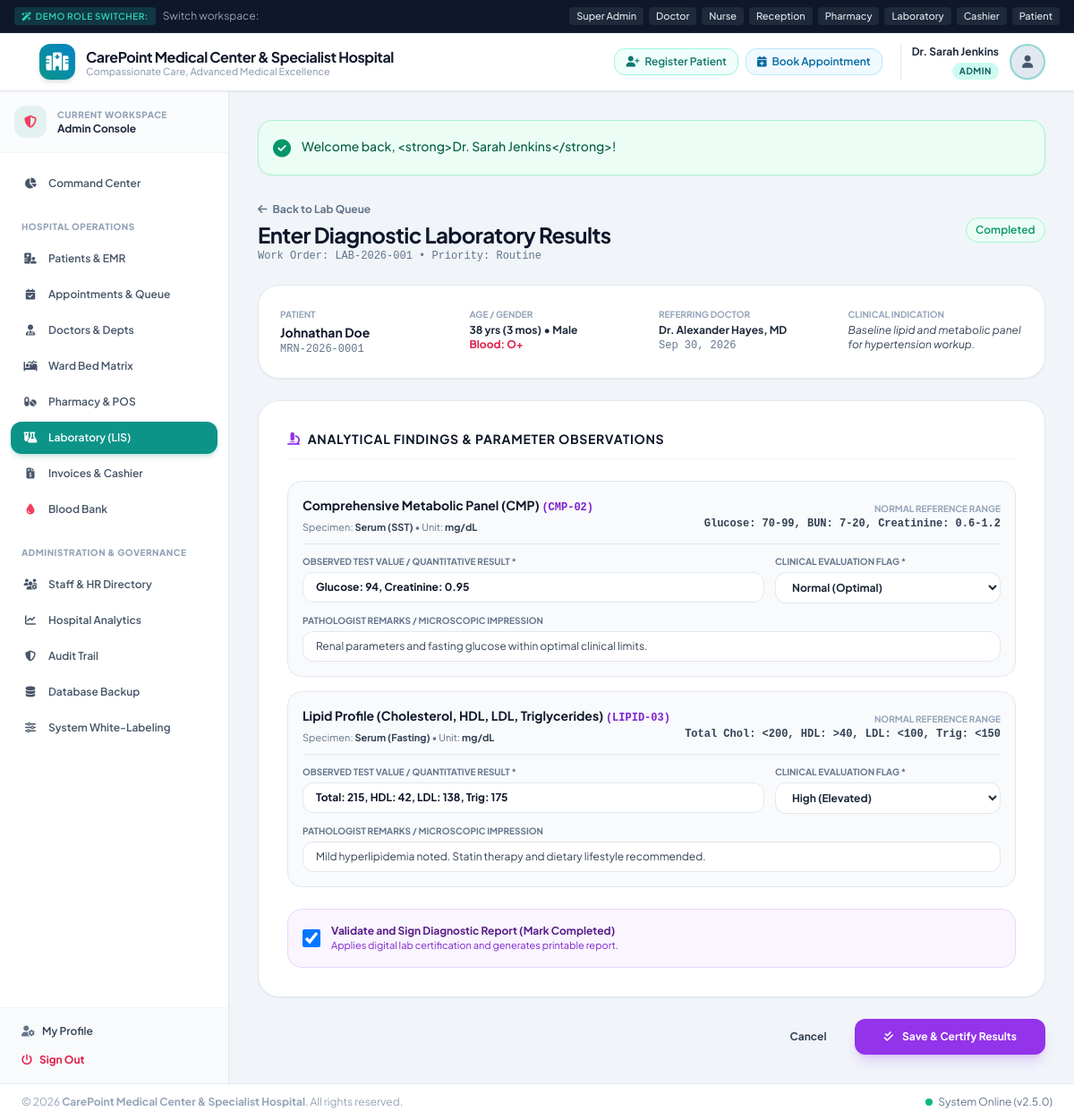
The page /modules/laboratory/enter_result.php?id=1 (signed in) on the database its author committed.
### tables this page shows
CREATE TABLE IF NOT EXISTS `lab_requests` (
  `id` INT AUTO_INCREMENT PRIMARY KEY,
  `request_number` VARCHAR(50) NOT NULL UNIQUE,
  `patient_id` INT NOT NULL,
  `doctor_id` INT NULL,
  `prescription_id` INT NULL,
  `requested_date` DATETIME NOT NULL,
  `status` ENUM('Pending', 'Sample Collected', 'In Progress', 'Completed', 'Cancelled') DEFAULT 'Pending',
  `priority` ENUM('Routine', 'Urgent', 'STAT') DEFAULT 'Routine',
  `clinical_notes` TEXT NULL,
  `total_amount` DECIMAL(10,2) DEFAULT 0.00,
  `payment_status` ENUM('Unpaid', 'Paid') DEFAULT 'Unpaid',
  `created_at` TIMESTAMP DEFAULT CURRENT_TIMESTAMP,
  FOREIGN KEY (`patient_id`) REFERENCES `patients`(`id`) ON DELETE CASCADE,
  FOREIGN KEY (`doctor_id`) REFERENCES `doctors`(`id`) ON DELETE SET NULL,
  FOREIGN KEY (`prescription_id`) REFERENCES `prescriptions`(`id`) ON DELETE SET NULL
);

CREATE TABLE IF NOT EXISTS `patients` (
  `id` INT AUTO_INCREMENT PRIMARY KEY,
  `user_id` INT NULL UNIQUE,
  `mrn` VARCHAR(50) NOT NULL UNIQUE,
  `full_name` VARCHAR(150) NOT NULL,
  `email` VARCHAR(120) NULL,
  `phone` VARCHAR(30) NOT NULL,
  `gender` ENUM('Male', 'Female', 'Other') NOT NULL,
  `date_of_birth` DATE NOT NULL,
  `blood_group` ENUM('A+', 'A-', 'B+', 'B-', 'O+', 'O-', 'AB+', 'AB-', 'Unknown') DEFAULT 'Unknown',
  `address` TEXT NULL,
  `emergency_contact_name` VARCHAR(150) NULL,
  `emergency_contact_phone` VARCHAR(30) NULL,
  `emergency_contact_relation` VARCHAR(60) NULL,
  `allergies` TEXT NULL,
  `chronic_diseases` TEXT NULL,
  `created_at` TIMESTAMP DEFAULT CURRENT_TIMESTAMP,
  `updated_at` TIMESTAMP DEFAULT CURRENT_TIMESTAMP ON UPDATE CURRENT_TIMESTAMP,
  FOREIGN KEY (`user_id`) REFERENCES `users`(`id`) ON DELETE SET NULL
);

CREATE TABLE IF NOT EXISTS `users` (
  `id` INT AUTO_INCREMENT PRIMARY KEY,
  `username` VARCHAR(60) NOT NULL UNIQUE,
  `password_hash` VARCHAR(255) NOT NULL,
  `full_name` VARCHAR(150) NOT NULL,
  `email` VARCHAR(120) NOT NULL UNIQUE,
  `phone` VARCHAR(30) NULL,
  `role` ENUM('admin', 'doctor', 'nurse', 'receptionist', 'pharmacist', 'lab_tech', 'accountant', 'patient') NOT NULL DEFAULT 'patient',
  `avatar` VARCHAR(255) NULL,
  `status` ENUM('active', 'inactive', 'suspended') NOT NULL DEFAULT 'active',
  `created_at` TIMESTAMP DEFAULT CURRENT_TIMESTAMP,
  `updated_at` TIMESTAMP DEFAULT CURRENT_TIMESTAMP ON UPDATE CURRENT_TIMESTAMP
);

CREATE TABLE IF NOT EXISTS `lab_request_items` (
  `id` INT AUTO_INCREMENT PRIMARY KEY,
  `lab_request_id` INT NOT NULL,
  `test_id` INT NOT NULL,
  `result_value` VARCHAR(255) NULL,
  `reference_range` VARCHAR(255) NULL,
  `unit` VARCHAR(50) NULL,
  `flag` ENUM('Normal', 'Low', 'High', 'Critical') DEFAULT 'Normal',
  `remarks` TEXT NULL,
  `tested_by` INT NULL,
  `tested_at` DATETIME NULL,
  FOREIGN KEY (`lab_request_id`) REFERENCES `lab_requests`(`id`) ON DELETE CASCADE,
  FOREIGN KEY (`test_id`) REFERENCES `lab_tests`(`id`) ON DELETE RESTRICT,
  FOREIGN KEY (`tested_by`) REFERENCES `users`(`id`) ON DELETE SET NULL
);

CREATE TABLE IF NOT EXISTS `lab_tests` (
  `id` INT AUTO_INCREMENT PRIMARY KEY,
  `category_id` INT NOT NULL,
  `test_name` VARCHAR(150) NOT NULL,
  `test_code` VARCHAR(50) NOT NULL UNIQUE,
  `sample_type` VARCHAR(80) DEFAULT 'Blood',
  `price` DECIMAL(10,2) NOT NULL DEFAULT 25.00,
  `normal_range` VARCHAR(255) NULL,
  `unit` VARCHAR(50) NULL,
  `description` TEXT NULL,
  `status` ENUM('active', 'inactive') DEFAULT 'active',
  FOREIGN KEY (`category_id`) REFERENCES `lab_test_categories`(`id`) ON DELETE RESTRICT
);

### config/helpers.php (called while the page is built, shortened)
<?php
function e(?string $string): string {
    return htmlspecialchars($string ?? '', ENT_QUOTES, 'UTF-8');
}
function formatDate(?string $dateString, string $format = 'M d, Y'): string {
    try {
        $dt = new DateTime($dateString);
        return $dt->format($format);
    } catch (Exception $e) {
        return $dateString;
    }
}
function calculateAge(?string $dob): string {
    try {
        $bday = new DateTime($dob);
        $today = new DateTime('today');
        $diff = $today->diff($bday);
        return $diff->y . ' yrs (' . $diff->m . ' mos)';
    } catch (Exception $e) {
        return 'N/A';
    }
}

### modules/laboratory/enter_result.php (the view, shortened to what this page needs)
<?php
require_once __DIR__ . '/../../includes/header.php';
$pdo = Database::getConnection();
$requestId = (int)($_GET['id'] ?? 0);
$stmt = $pdo->prepare("SELECT lr.*, p.full_name as patient_name, p.mrn, p.gender, p.date_of_birth, p.blood_group,
                       u.full_name as doctor_name
                       FROM lab_requests lr
                       JOIN patients p ON lr.patient_id = p.id
                       LEFT JOIN doctors d ON lr.doctor_id = d.id
                       LEFT JOIN users u ON d.user_id = u.id
                       WHERE lr.id = ?");
$stmt->execute([$requestId]);
$req = $stmt->fetch();
$iStmt = $pdo->prepare("SELECT lri.*, lt.test_name, lt.test_code, lt.sample_type, lt.normal_range, lt.unit
                        FROM lab_request_items lri
                        JOIN lab_tests lt ON lri.test_id = lt.id
                        WHERE lri.lab_request_id = ?");
$iStmt->execute([$requestId]);
$items = $iStmt->fetchAll();
?>
<div class="max-w-4xl mx-auto space-y-6">
    <div class="flex items-center justify-between">
        <div>
            <a href="index.php" class="text-xs text-slate-500 hover:text-teal-600 font-bold inline-flex items-center mb-1">
                <i class="fa-solid fa-arrow-left mr-1.5"></i> Back to Lab Queue
            </a>
            <h1 class="text-2xl font-bold text-slate-900 tracking-tight">Enter Diagnostic Laboratory Results</h1>
            <p class="text-xs text-slate-500 font-mono">Work Order: <?= e($req['request_number']) ?> &bull; Priority: <?= e($req['priority']) ?></p>
        </div>
        <div>
            <span class="badge <?= $req['status'] === 'Completed' ? 'badge-success' : 'badge-warning' ?>">
                <?= e($req['status']) ?>
            </span>
        </div>
    </div>
    <div class="bg-white rounded-3xl p-6 border border-slate-200 shadow-sm grid grid-cols-2 sm:grid-cols-4 gap-4 text-xs">
        <div>
            <span class="text-slate-400 uppercase font-bold text-[10px]">Patient</span>
            <h4 class="font-bold text-slate-900 text-sm mt-0.5"><?= e($req['patient_name']) ?></h4>
            <span class="text-slate-500 font-mono"><?= e($req['mrn']) ?></span>
        </div>
        <div>
            <span class="text-slate-400 uppercase font-bold text-[10px]">Age / Gender</span>
            <span class="font-bold text-slate-800 block mt-0.5"><?= calculateAge($req['date_of_birth']) ?> &bull; <?= e($req['gender']) ?></span>
            <span class="text-rose-600 font-bold">Blood: <?= e($req['blood_group']) ?></span>
        </div>
        <div>
            <span class="text-slate-400 uppercase font-bold text-[10px]">Referring Doctor</span>
            <span class="font-bold text-slate-800 block mt-0.5"><?= e($req['doctor_name'] ?? 'Direct Walk-In') ?></span>
            <span class="text-slate-500 font-mono"><?= formatDate($req['requested_date']) ?></span>
        </div>
        <div>
            <span class="text-slate-400 uppercase font-bold text-[10px]">Clinical Indication</span>
            <p class="text-slate-700 mt-0.5 italic"><?= e($req['clinical_notes'] ?: 'Routine Diagnostic Workup') ?></p>
        </div>
    </div>
    <form method="POST" action="" class="space-y-6">
        <div class="bg-white rounded-3xl p-6 sm:p-8 border border-slate-200 shadow-sm space-y-6">
            <div class="border-b border-slate-100 pb-3">
                <h3 class="text-sm font-bold text-slate-900 uppercase tracking-wider flex items-center">
                    <i class="fa-solid fa-microscope text-purple-600 mr-2"></i> Analytical Findings & Parameter Observations
                </h3>
            </div>
            <div class="space-y-4">
                <?php foreach ($items as $item): ?>
                    <div class="p-4 rounded-2xl bg-slate-50 border border-slate-200 space-y-3">
                        <div class="flex flex-col sm:flex-row sm:items-center sm:justify-between gap-2 border-b border-slate-200 pb-2">
                            <div>
                                <h4 class="font-bold text-slate-900 text-sm"><?= e($item['test_name']) ?> <span class="font-mono text-purple-700 text-xs font-semibold">(<?= e($item['test_code']) ?>)</span></h4>
                                <span class="text-[11px] text-slate-500">Specimen: <strong class="text-slate-700"><?= e($item['sample_type']) ?></strong> &bull; Unit: <strong class="text-slate-700"><?= e($item['unit'] ?: 'N/A') ?></strong></span>
                            </div>
                            <div class="text-left sm:text-right text-xs">
                                <span class="text-[10px] uppercase font-bold text-slate-400 block">Normal Reference Range</span>
                                <span class="font-mono font-bold text-slate-700"><?= e($item['normal_range'] ?: 'Descriptive / Negative') ?></span>
                            </div>
                        </div>
                        <div class="grid grid-cols-1 sm:grid-cols-3 gap-3">
                            <div class="sm:col-span-2">
                                <label class="block text-[10px] font-bold uppercase text-slate-500 mb-1">Observed Test Value / Quantitative Result *</label>
                                <input type="text" name="result_value[]" value="<?= e($item['result_value']) ?>" required placeholder="e.g. 14.5 or Positive or Normal Sinus Rhythm" class="w-full px-3.5 py-2 bg-white border border-slate-200 rounded-xl text-xs font-bold text-slate-900 focus:ring-2 focus:ring-purple-500 focus:outline-none">
                            </div>
                            <div>
                                <label class="block text-[10px] font-bold uppercase text-slate-500 mb-1">Clinical Evaluation Flag *</label>
                                <select name="flag[]" class="w-full px-3.5 py-2 bg-white border border-slate-200 rounded-xl text-xs font-bold focus:ring-2 focus:ring-purple-500 focus:outline-none">
                                    <option value="Normal" <?= $item['flag'] === 'Normal' ? 'selected' : '' ?>>Normal (Optimal)</option>
                                    <option value="High" <?= $item['flag'] === 'High' ? 'selected' : '' ?>>High (Elevated)</option>
                                </select>
                            </div>
                            <div class="sm:col-span-3">
                                <label class="block text-[10px] font-bold uppercase text-slate-500 mb-1">Pathologist Remarks / Microscopic Impression</label>
                                <input type="text" name="remarks[]" value="<?= e($item['remarks']) ?>" placeholder="e.g. Normocytic, normochromic RBCs seen. Adequate platelets." class="w-full px-3.5 py-2 bg-white border border-slate-200 rounded-xl text-xs text-slate-700 focus:ring-2 focus:ring-purple-500 focus:outline-none">
                            </div>
                        </div>
                    </div>
                <?php endforeach; ?>
            </div>
            <div class="p-4 bg-purple-50 border border-purple-200 rounded-2xl flex items-center justify-between">
                <div class="flex items-center space-x-3">
                    <input type="checkbox" name="mark_completed" id="mark_completed" value="1" checked class="w-5 h-5 text-purple-600 rounded border-slate-300 focus:ring-purple-500">
                    <label for="mark_completed" class="text-xs font-bold text-purple-900 cursor-pointer">
                        Validate and Sign Diagnostic Report (Mark Completed)
                        <span class="block text-[11px] font-normal text-purple-700">Applies digital lab certification and generates printable report.</span>
                    </label>
                </div>
            </div>
        </div>
        <div class="flex items-center justify-end space-x-3">
            <a href="index.php" class="px-5 py-3 rounded-xl bg-slate-100 hover:bg-slate-200 text-slate-700 text-xs font-bold transition">
                Cancel
            </a>
            <button type="submit" class="px-8 py-3 rounded-xl bg-purple-600 hover:bg-purple-700 text-white text-xs font-bold shadow-lg shadow-purple-600/20 transition transform hover:-translate-y-0.5">
                <i class="fa-solid fa-check-double mr-2"></i> Save & Certify Results
            </button>
        </div>
    </form>
</div>
<?php require_once __DIR__ . '/../../includes/footer.php'; ?>

### assets/css/style.css (style rules this page uses)
body { font-family: 'Plus Jakarta Sans', -apple-system, BlinkMacSystemFont, "Segoe UI", Roboto, sans-serif; color: #1e293b; background-color: #f8fafc; }
.badge { display: inline-flex; align-items: center; padding: 0.25rem 0.65rem; font-size: 0.75rem; font-weight: 600; border-radius: 9999px; }
.badge-success { background-color: #ecfdf5; color: #059669; border: 1px solid #a7f3d0; }

### rows shown on the page
lab_requests: request_number "LAB-2026-001", priority "Routine", status "Completed", patient.full_name "Johnathan Doe", patient.mrn "MRN-2026-0001", patient.date_of_birth "38 yrs (3 mos)", patient.gender "Male", patient.blood_group "O+", users.full_name "Dr. Alexander Hayes, MD", requested_date "Sep 30, 2026", clinical_notes "Baseline lipid and metabolic panel for hypertension workup."
lab_request_items: test.test_name "Comprehensive Metabolic Panel (CMP)", test.test_code "CMP-02", test.sample_type "Serum (SST)", test.unit "mg/dL", test.normal_range "Glucose: 70-99, BUN: 7-20, Creatinine: 0.6-1.2", result_value "Glucose: 94, Creatinine: 0.95", flag "Normal (Optimal)", remarks "Renal parameters and fasting glucose within optimal clinical limits."
lab_request_items: test.test_name "Lipid Profile (Cholesterol, HDL, LDL, Triglycerides)", test.test_code "LIPID-03", test.sample_type "Serum (Fasting)", test.unit "mg/dL", test.normal_range "Total Chol: <200, HDL: >40, LDL: <100, Trig: <150", result_value "Total: 215, HDL: 42, LDL: 138, Trig: 175", flag "High (Elevated)", remarks "Mild hyperlipidemia noted. Statin therapy and dietary lifestyle recommended."

### other values the page prints
$hospitalName "CarePoint Medical Center & Specialist Hospital"
$hospitalTagline "Compassionate Care, Advanced Medical Excellence"
$user['name'] "Dr. Sarah Jenkins"
$user['role'] "ADMIN"
$userRole "Admin"
$flash['message'] "Welcome back, <strong>Dr. Sarah Jenkins</strong>!"
getSetting('hospital_name', DEFAULT_HOSPITAL_NAME) "CarePoint Medical Center & Specialist Hospital"
APP_VERSION "2.5.0"
